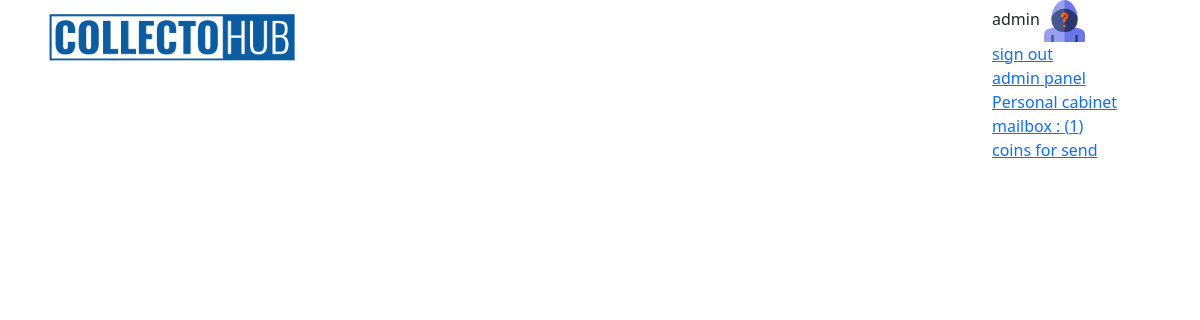
Before: /user/offers/ (signed in) with the older database file.
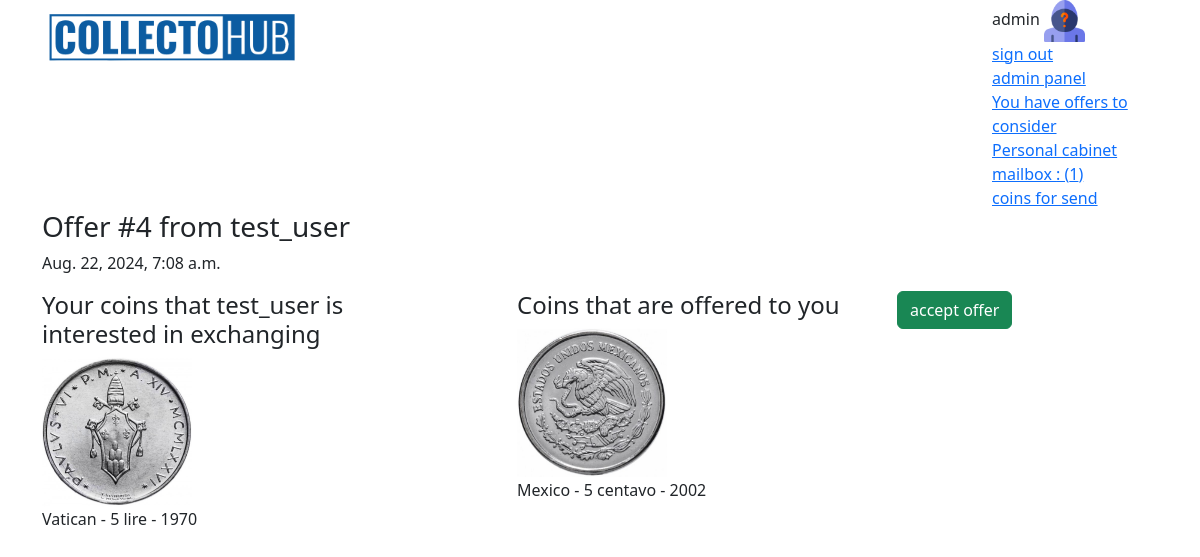
After: the same page with the newer database file.
### coins/models.py (models this page shows, shortened)
class MultiOffer(models.Model):
    coins_to_get = models.ManyToManyField(Coin, related_name='offers_get')
    coins_to_give = models.ManyToManyField(Coin, related_name='offers_give')
    author = models.ForeignKey(User, related_name='multi_offers_made', on_delete=models.CASCADE)
    responder = models.ForeignKey(User, related_name='multi_offers_look', on_delete=models.CASCADE)
    status = models.CharField(max_length=1, choices=status_choices, default='c')
    created = models.DateTimeField(auto_now_add=True)

class Coin(models.Model):
    img_front = models.ImageField(upload_to='products_image', blank=True)
    img_back = models.ImageField(upload_to='products_image', blank=True)
    img_add_1 = models.ImageField(upload_to='products_image', blank=True)
    img_add_2 = models.ImageField(upload_to='products_image', blank=True)
    country = models.ForeignKey(Country, on_delete=models.CASCADE, related_name='coins')  # Reference to Country
    denomination = models.CharField(max_length=150)  # Denomination
    year = models.IntegerField()  # Year
    material = models.CharField(max_length=15, blank=True, choices=material_choices)  # Material
    safety = models.CharField(max_length=2, blank=True, choices=safety_choices)  # Optional field for admin use
    weight = models.FloatField(blank=True, null=True)  # Weight
    diameter = models.FloatField(blank=True, null=True)  # Diameter
    thickness = models.FloatField(blank=True, null=True)  # Thickness
    circulation = models.IntegerField(blank=True, null=True)  # Circulation
    owner = models.ForeignKey(User, on_delete=models.CASCADE, related_name='coins')
    box = models.ForeignKey('Box', on_delete=models.SET_NULL, blank=True, null=True, related_name='coins')
    status = models.CharField(max_length=1, choices=status_choices_coin, default='a')
    class Meta:
        verbose_name = 'Coin'
        verbose_name_plural = 'Coins'
    def __str__(self):
        return f'{self.country.name} - {self.denomination} - {self.year}'

class Country(models.Model):
    name = models.CharField(max_length=150, unique=True)
    continent = models.ForeignKey(Continent, on_delete=models.CASCADE, related_name="countries")
    class Meta:
        verbose_name = "Country"
        verbose_name_plural = "Countries"

### coins/views.py (the view)
# urls.py: path('user/offers/', views.multi_offers_by_user, name='user-offers'),
def multi_offers_by_user(request):
    context = {
        'object_list': MultiOffer.objects.filter(responder=request.user, status='c')
    }
    return render(request=request, template_name="coins/ofers_by_user.html", context=context)

### coins/models.py (called while the page is built)
    def has_multi_offers_under_consideration(self):
        offers = MultiOffer.objects.filter(responder=self.user, status='c')
        return offers.exists()

    def unread_messages_count(self):
        return self.user.received_messages.filter(is_read=False).count()

### coins/templates/coins/ofers_by_user.html (shortened to what this page needs)
{% extends 'coins/base.html' %}
{% block content %}
{% for offer in object_list %}
<h3> Offer #{{ offer.id }} from {{ offer.author }}</h3>
<p> {{ offer.created }}</p>
<div class="row">
    <div class="col-4">
        <h4> Your coins that {{ offer.author }} is interested in exchanging</h4>
        {% for coin in offer.coins_to_get.all %}
        <div>
            <img src="{{ coin.img_front.url }}" alt="" height="150">
        <p>
            {{ coin }}
        </p>
        </div>
        {% endfor %}
    </div>
    <div class="col-1"></div>
    <div class="col-4">
        <h4> Сoins that are offered to you </h4>
        {% for coin in offer.coins_to_give.all %}
        <div>
            <img src="{{ coin.img_front.url }}" alt="" height="150">
        <p>
            {{ coin }}
        </p>
        </div>
        {% endfor %}
    </div>
    <div class="col-3">
        <form action="{% url 'coins:accept-multi-offer' pk=offer.id %}" method="post">
            <input type="submit" value="accept offer" class="btn btn-success">
        </form>
    </div>
</div>
{% endfor %}
{% endblock %}

### coins/templates/coins/base.html (shortened to what this page needs)
<!DOCTYPE html>
{% load static %}
<html lang="en">
  <head>
    <link
      href="https://cdn.jsdelivr.net/npm/bootstrap@5.3.3/dist/css/bootstrap.min.css"
      rel="stylesheet"
    />
    <link
      rel="stylesheet"
      href="https://cdnjs.cloudflare.com/ajax/libs/font-awesome/6.6.0/css/all.min.css"
    />
  </head>
  <body>
    <div class="container">
      <div class="row justify-content-between">
        <div class="col-3">
          <a href="{% url 'coins:index'%}">
            <img
              class="w-100"
              src="{% static 'coins/img/coins.png' %}"
              alt="logo"
            />
          </a>
        </div>
        <div class="col-2">
          {% if user.is_authenticated %} {{ user }}
          <img class="w-25" src="{{ user.profile.user_pic.url }}" alt="logo" />
          <br />
          <a href="{% url 'coins:sign-out' %}"> sign out </a>
          {% if user.is_staff %}
          <br />
          <a href="/admin/" target="_blank"> admin panel </a>
          {% endif %}
          {% if user.profile.has_multi_offers_under_consideration %}
          <br />
          <a href="{% url 'coins:user-offers' %}">
            You have offers to consider
          </a>
          {% endif %}
          <br>
          <a href="{% url 'coins:user-cabinet' pk=user.id %}">Personal cabinet</a>
          <br>
            <a href="{% url 'coins:user-mail-box' pk=user.id %}">
              mailbox
              {% if user.profile.unread_messages_count %}
              : ({{ user.profile.unread_messages_count }})
              {% endif %}
            </a>
          {% if user.is_superuser %}
          <div>
              <a href="{% url 'coins:coins-to-send' %}">
                  coins for send
              </a>
          </div>
          {% endif %}
          {% endif %}
        </div>
      </div>
      {% block content %}{% endblock %}
    </div>
  </body>
</html>

Changed rows visible on the page:
added MultiOffer: id "4", author "test_user", created "Aug. 22, 2024, 7:08 a.m."
now on this page (row edited): Coin: img_front (picture), country+denomination+year "Vatican - 5 lire - 1970", shown under "4"
now on this page (row unchanged): Coin: img_front (picture), country+denomination+year "Mexico - 5 centavo - 2002", shown under "4"
Other visible differences:
text now shown: "You have offers to consider"
